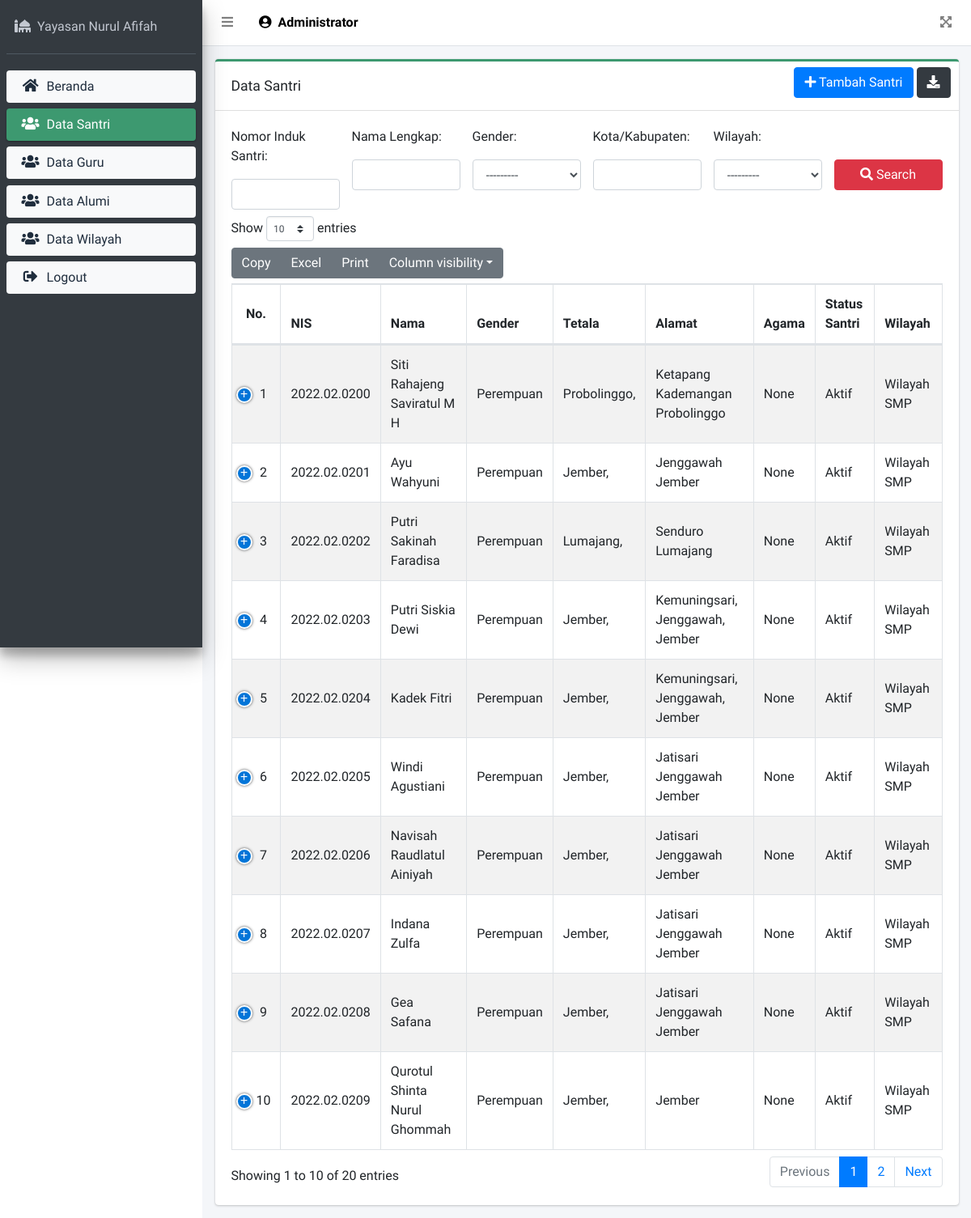
The app's page /data_santri (signed in) with its own data.
### book/models.py (models this page shows, shortened)
class Register(models.Model):
    JENIS_KELAMIN=(
        ('Laki-Laki', 'Laki-Laki'),
        ('Perempuan', 'Perempuan'),
    )
    STATUS_SANTRI=(
        ('Aktif', 'Aktif'),
        ('Lulus', 'Lulus'),
    )
    nis = models.CharField(max_length=200, blank=True, null=True)
    nama_lengkap = models.CharField(max_length=300, blank=True, null=True)
    nama_panggilan = models.CharField(max_length=50, blank=True, null=True)
    gender_santri = models.CharField(max_length=200, blank=True, null=True, choices=JENIS_KELAMIN)
    nik = models.CharField(max_length=250, blank=True, null=True)
    tempat_kelahiran = models.CharField(max_length=100, blank=True, null=True)
    tgl_lahir = models.DateField(auto_now=False, auto_now_add=False, blank=True, null=True)
    alamat = models.CharField(max_length=350, blank=True, null=True)
    agama = models.ForeignKey("Agama", null=True, on_delete=models.SET_NULL)
    anak_ke = models.IntegerField(blank=True, null=True)
    saudara_kandung = models.IntegerField(blank=True, null=True)
    saudara_tiri = models.IntegerField(blank=True, null=True)
    saudara_angkat = models.IntegerField(blank=True, null=True)
    status_anak = models.ForeignKey("Status_Anak", null=True, on_delete=models.SET_NULL)
    bahasa = models.ForeignKey("Bahasa", blank=True, null=True, on_delete=models.SET_NULL)
    tinggi_badan = models.IntegerField(null=True, blank=True)
    berat_badan = models.IntegerField(null=True, blank=True)
    golongan_darah = models.CharField(max_length=50, blank=True, null=True)
    status_santri = models.CharField(max_length=200, blank=True, null=True, choices=STATUS_SANTRI)
    tgl_berhenti = models.DateField(auto_now=False, auto_now_add=False, blank=True, null=True)
    telp = models.CharField(max_length=200, blank=True, null=True)
    wilayah = models.ForeignKey("Wilayah", null=True, on_delete=models.SET_NULL)
    PINDAH_PONDOK=(
        ('Lulus', 'Lulus'),
        ('Mutasi', 'Mutasi'),
    )
    asal_sekolah = models.CharField(max_length=250, blank=True, null=True)
    alamat_sekolah = models.CharField(max_length=250, blank=True, null=True)
    keterangan_sekolah = models.CharField(max_length=50, null=True, blank=True, choices=PINDAH_PONDOK)
    tanggal_mondok = models.DateField(auto_now=False, auto_now_add=False, blank=True, null=True)
    kelas = models.ForeignKey("Kelas", null=True, on_delete=models.SET_NULL)
    masuk_lembaga = models.CharField(max_length=250, blank=True, null=True)
    alamat_lembaga = models.CharField(max_length=250, blank=True, null=True)
    PENDIDIKAN=(
        ('Tidak Sekolah', 'Tidak Sekolah'),
        ('Putus SD', 'Putus SD'),
        ('SD Sederajat', 'SD Sederajat'),
        ('SMP Sederajat', 'SMP Sederajat'),
        ('SMA Sederajat', 'SMA Sederajat'),
        ('Sarjana', 'Sarjana'),
    )
    PENGHASILAN=(
        ('Kurang dari Rp. 1.000.000', 'Kurang dari Rp. 1.000.000'),
        ('Rp. 1.000.000 - Rp. 2.000.000', 'Rp. 1.000.000 - Rp. 2.000.000'),
        ('Lebih dari Rp. 2.000.000', 'Lebih dari Rp. 2.000.000'),
    )
    RIWAYAT=(
        ('Masih Hidup', 'Masih Hidup'),
        ('Meninggal Dunia', 'Meninggal Dunia'),
    )
    ayah = models.CharField(max_length=250, blank=True, null=True)
    tempat_kelahiran_ayah = models.CharField(max_length=100, blank=True, null=True)
    tgl_lahir_ayah = models.DateField(auto_now=False, auto_now_add=False, blank=True, null=True)
    pekerjaan_ayah = models.CharField(max_length=250, blank=True, null=True)
    pendidikan_ayah = models.CharField(max_length=200, blank=True, null=True, choices=PENDIDIKAN)
    penghasilan_ayah = models.CharField(max_length=200, blank=True, null=True, choices=PENGHASILAN)
    riwayat_ayah = models.CharField(max_length=200, blank=True, null=True, choices=RIWAYAT)
    ibu = models.CharField(max_length=250, blank=True, null=True)
    tempat_kelahiran_ibu = models.CharField(max_length=100, blank=True, null=True)
    tgl_lahir_ibu = models.DateField(auto_now=False, auto_now_add=False, blank=True, null=True)
    pekerjaan_ibu = models.CharField(max_length=250, blank=True, null=True)
    pendidikan_ibu = models.CharField(max_length=200, blank=True, null=True, choices=PENDIDIKAN)
    penghasilan_ibu = models.CharField(max_length=200, blank=True, null=True, choices=PENGHASILAN)
    riwayat_ibu = models.CharField(max_length=200, blank=True, null=True, choices=RIWAYAT)
    wali = models.CharField(max_length=250, blank=True, null=True)
    tempat_kelahiran_wali = models.CharField(max_length=100, blank=True, null=True)
    tgl_lahir_wali = models.DateField(auto_now=False, auto_now_add=False, blank=True, null=True)
    pekerjaan_wali = models.CharField(max_length=250, blank=True, null=True)
    pendidikan_wali = models.CharField(max_length=200, blank=True, null=True, choices=PENDIDIKAN)
    penghasilan_wali = models.CharField(max_length=200, blank=True, null=True, choices=PENGHASILAN)
    riwayat_wali = models.CharField(max_length=200, blank=True, null=True, choices=RIWAYAT)
    profile_pic = models.ImageField(default='tanpa.png', blank=True)
    class Meta:
        verbose_name_plural ="Data Santri"

class Wilayah(models.Model):
    user = models.OneToOneField(User, blank=True, null=True, on_delete=models.CASCADE)
    nama_wilayah = models.CharField(max_length=200, blank=True, null=True)
    nama_kepala = models.CharField(max_length=200, blank=True, null=True)
    def __str__(self):
        return self.nama_wilayah
    class Meta:
        verbose_name_plural ="Daftar Wilayah PP. Jalaluddin Ar-Rumi"

### book/decorators.py (the view)
        def perubahan_halaman(request, *args, **kwargs):
            group = None
            if request.user.groups.exists():
                group = request.user.groups.all()[0].name
            if group in yang_diizinkan:
                return fungsi_awal(request, *args, **kwargs)
            else:
                return redirect("block_access")

### book/models.py (called while the page is built)
    def __str__(self):
        return self.nama

### book/views.py (called while the page is built)
@login_required(login_url='login')
@ijinkan_pengguna(yang_diizinkan=["master"])
def data(request):
    data_santri = Register.objects.filter(status_santri='Aktif')
    filter_data = DataFilter(request.GET, queryset=data_santri)
    data_santri = filter_data.qs
    jeda = {
        "judul": "Daftar Data Santri",
        "menu": "data",
        "d_santri": data_santri,
        "filter": filter_data,
    }
    return render(request, 'halaman/data.html', jeda)

### book/templates/halaman/data.html (shortened to what this page needs)
{% extends 'frame/main.html' %} {% load widget_tweaks %} {% block content %}
<div class="col-12 mt-3">
  <div class="card card-olive card-outline">
    <div class="card-header">
      <h2 class="card-title mt-2">Data Santri</h2>
      <div class="card-tools">
        <ul class="nav nav-pills ml-auto">
          <li class="nav-item mr-1">
            <a href="{% url 'add_data' %}" class="btn btn-block btn-primary"
              ><i class="fas fa-plus"></i> Tambah Santri</a
            >
          </li>
          <li class="nav-item">
            <a
              href="{% url 'output' %}"
              target="_blank"
              class="btn btn-dark mb-2 float-right"
              ><i class="fas fa-download"></i
            ></a>
          </li>
        </ul>
      </div>
    </div>
    <div class="card-body">
      <form method="get">
        <div class="row">
          <div class="col-md-2 mb-2">
            <p>Nomor Induk Santri:</p>
            {{ filter.form.nis|add_class:"form-control" }}
          </div>
          <div class="col-md-2 mb-2">
            <p>Nama Lengkap:</p>
            {{ filter.form.nama_lengkap|add_class:"form-control" }}
          </div>
          <div class="col-md-2 mb-2">
            <p>Gender:</p>
            {{ filter.form.gender_santri|add_class:"form-control" }}
          </div>
          <div class="col-md-2 mb-2">
            <p>Kota/Kabupaten:</p>
            {{ filter.form.tempat_kelahiran|add_class:"form-control"}}
          </div>
          <div class="col-md-2 mb-2">
            <p>Wilayah:</p>
            {{ filter.form.wilayah|add_class:"form-control" }}
          </div>
          <div class="col-md-2 mt-4 mb-2">
            <button class="btn btn-danger btn-block mt-3" type="submit">
              <i class="fas fa-search"></i> Search
            </button>
          </div>
        </div>
      </form>
      <table id="example1" class="table table-bordered table-striped">
        <thead>
          <tr>
            <th class="align-middle text-center">No.</th>
            <th>NIS</th>
            <th>Nama</th>
            <th>Gender</th>
            <th>Tetala</th>
            <th>Alamat</th>
            <th>Agama</th>
            <th>Status Santri</th>
            <th>Wilayah</th>
          </tr>
        </thead>
        <tbody>
          {% for dj in d_santri %}
          <tr>
            <td class="align-middle text-center">{{forloop.counter}}</td>
            <td class="align-middle">{{dj.nis}}</td>
            <td class="align-middle">{{dj.nama_lengkap}}</td>
            <td class="align-middle">{{dj.gender_santri}}</td>
            <td class="align-middle">
              {{dj.tempat_kelahiran}}, {{dj.tgl_lahir|date:'d-F-Y'}}
            </td>
            <td class="align-middle">{{dj.alamat}}</td>
            <td class="align-middle">{{dj.agama}}</td>
            <td class="align-middle">{{dj.status_santri}}</td>
            <td class="align-middle">{{dj.wilayah}}</td>
          </tr>
          {% empty %}
          <tr>
            <td colspan="5" class="text-center">Data Santri Kosong</td>
          </tr>
          {% endfor %}
        </tbody>
      </table>
    </div>
  </div>
</div>
{% endblock content %}

### book/templates/frame/main.html (shortened to what this page needs)
{% load static %}
<!DOCTYPE html>
<html lang="en">
  <head>
    <link
      rel="stylesheet"
      href="{% static 'plugins/fontawesome-free/css/all.min.css' %}"
    />
    <link
      rel="stylesheet"
      href="https://code.ionicframework.com/ionicons/2.0.1/css/ionicons.min.css"
    />
    <link
      rel="stylesheet"
      href="{% static 'plugins/select2/css/select2.min.css' %}"
    />
    <link
      rel="stylesheet"
      href="{% static 'plugins/select2-bootstrap4-theme/select2-bootstrap4.min.css' %}"
    />
    <link
      rel="stylesheet"
      href="{% static 'plugins/datatables-bs4/css/dataTables.bootstrap4.min.css' %}"
    />
    <link
      rel="stylesheet"
      href="{% static 'plugins/datatables-responsive/css/responsive.bootstrap4.min.css' %}"
    />
    <link
      rel="stylesheet"
      href="{% static 'plugins/datatables-buttons/css/buttons.bootstrap4.min.css' %}"
    />
    <link rel="stylesheet" href="{% static 'dist/css/adminlte.min.css' %}" />
  </head>
  <body class="hold-transition layout-fixed">
    <div class="wrapper">
      {% include "frame/topbar.html" %}
      <aside class="main-sidebar sidebar-dark-olive elevation-4">
        {% include "frame/sidebar.html" %}
      </aside>
      <div class="content-wrapper">
        <section class="content">
          <div class="container-fluid">
            <div class="row">
              {% block content %} {% endblock content %}
            </div>
          </div>
        </section>
      </div>
    </div>
  </body>
</html>

### book/templates/frame/topbar.html
<nav class="main-header navbar navbar-expand navbar-white navbar-light">
  <ul class="navbar-nav">
    <li class="nav-item">
      <a class="nav-link" data-widget="pushmenu" href="#" role="button"
        ><i class="fas fa-bars"></i
      ></a>
    </li>
    <li class="nav-item d-none d-sm-inline-block">
      <a class="nav-link" style="color: black">
        <b
          ><i class="fas fa-user-circle mr-1"></i>
          {{request.user.first_name}}</b
        >
      </a>
    </li>
  </ul>
  <ul class="navbar-nav ml-auto">
    <li class="nav-item">
      <a class="nav-link" data-widget="fullscreen" href="#" role="button">
        <i class="fas fa-expand-arrows-alt"></i>
      </a>
    </li>
  </ul>
</nav>

### book/templates/frame/sidebar.html
<div class="sidebar">
    <div class="user-panel mt-3 pb-3 mb-3 d-flex">
      <div class="info">
        <a href="{% url 'beranda' %}" class="d-block">
          <i class="fas fa-solid fa-mosque mr-2"></i>Yayasan Nurul Afifah</a>
      </div>
    </div>
    <nav class="mt-1">
      <ul class="nav nav-pills nav-sidebar flex-column" data-widget="treeview" role="menu" data-accordion="false">
        <li class="nav-item mt-1">
          <a href="{% url 'beranda' %}" class="nav-link {% if menu == "home" %}active{% else %}bg-light{% endif %}">
            <i class="nav-icon fas fa-home"></i>
            <p>
              Beranda
            </p>
          </a>
        </li>
        <li class="nav-item mt-1">
          <a href="{% url 'data' %}" class="nav-link {% if menu == "data" %}active{% else %}bg-light{% endif %}">
            <i class="nav-icon fas fa-users"></i>
            <p>
              Data Santri
            </p>
          </a>
        </li>
        <li class="nav-item mt-1">
          <a href="{% url 'dataguru' %}" class="nav-link {% if menu == "dataguru" %}active{% else %}bg-light{% endif %}">
            <i class="nav-icon fas fa-users"></i>
            <p>
              Data Guru
            </p>
          </a>
        </li>
        <li class="nav-item mt-1">
          <a href="{% url 'alumni' %}" class="nav-link {% if menu == "alumni" %}active{% else %}bg-light{% endif %}">
            <i class="nav-icon fas fa-users"></i>
            <p>
              Data Alumi
            </p>
          </a>
        </li>
        <li class="nav-item mt-1">
          <a href="{% url 'wilayah' %}" class="nav-link {% if menu == "wilayah" %}active{% else %}bg-light{% endif %}">
            <i class="nav-icon fas fa-users"></i>
            <p>
              Data Wilayah
            </p>
          </a>
        </li>
        <li class="nav-item mt-1">
          <a href="{% url 'logout' %}" class="nav-link bg-light">
            <i class="nav-icon fas fa-sign-out-alt"></i>
            <p>
              Logout
            </p>
          </a>
        </li>
      </ul>
    </nav>
</div>

### records on screen
Register: nis "2022.02.0200", nama_lengkap "Siti Rahajeng Saviratul M H", gender_santri "Perempuan", tempat_kelahiran "Probolinggo", alamat "Ketapang Kademangan Probolinggo", agama "None", status_santri "Aktif", wilayah "Wilayah SMP"
Register: nis "2022.02.0201", nama_lengkap "Ayu Wahyuni", gender_santri "Perempuan", tempat_kelahiran "Jember", alamat "Jenggawah Jember", agama "None", status_santri "Aktif", wilayah "Wilayah SMP"
Register: nis "2022.02.0202", nama_lengkap "Putri Sakinah Faradisa", gender_santri "Perempuan", tempat_kelahiran "Lumajang", alamat "Senduro Lumajang", agama "None", status_santri "Aktif", wilayah "Wilayah SMP"
Register: nis "2022.02.0203", nama_lengkap "Putri Siskia Dewi", gender_santri "Perempuan", tempat_kelahiran "Jember", alamat "Kemuningsari, Jenggawah, Jember", agama "None", status_santri "Aktif", wilayah "Wilayah SMP"
Register: nis "2022.02.0204", nama_lengkap "Kadek Fitri", gender_santri "Perempuan", tempat_kelahiran "Jember", alamat "Kemuningsari, Jenggawah, Jember", agama "None", status_santri "Aktif", wilayah "Wilayah SMP"
Register: nis "2022.02.0205", nama_lengkap "Windi Agustiani", gender_santri "Perempuan", tempat_kelahiran "Jember", alamat "Jatisari Jenggawah Jember", agama "None", status_santri "Aktif", wilayah "Wilayah SMP"
Register: nis "2022.02.0206", nama_lengkap "Navisah Raudlatul Ainiyah", gender_santri "Perempuan", tempat_kelahiran "Jember", alamat "Jatisari Jenggawah Jember", agama "None", status_santri "Aktif", wilayah "Wilayah SMP"
Register: nis "2022.02.0207", nama_lengkap "Indana Zulfa", gender_santri "Perempuan", tempat_kelahiran "Jember", alamat "Jatisari Jenggawah Jember", agama "None", status_santri "Aktif", wilayah "Wilayah SMP"
Register: nis "2022.02.0208", nama_lengkap "Gea Safana", gender_santri "Perempuan", tempat_kelahiran "Jember", alamat "Jatisari Jenggawah Jember", agama "None", status_santri "Aktif", wilayah "Wilayah SMP"
Register: nis "2022.02.0209", nama_lengkap "Qurotul Shinta Nurul Ghommah", gender_santri "Perempuan", tempat_kelahiran "Jember", alamat "Jember", agama "None", status_santri "Aktif", wilayah "Wilayah SMP"

### other values on screen
{{ request.user.first_name }} "Administrator"
